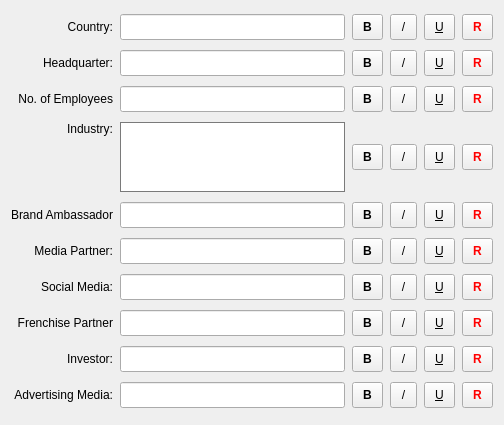
       <widget class="QWidget" name="scrollAreaWidgetContents_7">
        <property name="geometry">
         <rect>
          <x>0</x>
          <y>0</y>
          <width>504</width>
          <height>425</height>
         </rect>
        </property>
        <layout class="QGridLayout" name="gridLayout_9">
         <item row="0" column="0">
          <widget class="QWidget" name="widget_6" native="true">
           <property name="sizePolicy">
            <sizepolicy hsizetype="Ignored" vsizetype="Preferred">
             <horstretch>0</horstretch>
             <verstretch>0</verstretch>
            </sizepolicy>
           </property>
           <property name="contextMenuPolicy">
            <enum>Qt::NoContextMenu</enum>
           </property>
           <property name="acceptDrops">
            <bool>true</bool>
           </property>
           <property name="styleSheet">
            <string notr="true">font: 9pt &quot;MS Shell Dlg 2&quot;;


</string>
           </property>
           <layout class="QGridLayout" name="gridLayout_10">
            <property name="leftMargin">
             <number>0</number>
            </property>
            <property name="topMargin">
             <number>0</number>
            </property>
            <property name="rightMargin">
             <number>0</number>
            </property>
            <property name="bottomMargin">
             <number>0</number>
            </property>
            <property name="spacing">
             <number>7</number>
            </property>
            <item row="1" column="1">
             <widget class="QLineEdit" name="lineEdit_12">
              <property name="sizePolicy">
               <sizepolicy hsizetype="Expanding" vsizetype="Fixed">
                <horstretch>0</horstretch>
                <verstretch>0</verstretch>
               </sizepolicy>
              </property>
              <property name="maximumSize">
               <size>
                <width>260</width>
                <height>16777215</height>
               </size>
              </property>
              <property name="contextMenuPolicy">
               <enum>Qt::NoContextMenu</enum>
              </property>
              <property name="styleSheet">
               <string notr="true">padding:4px;</string>
              </property>
             </widget>
            </item>
            <item row="8" column="4">
             <widget class="QPushButton" name="pushButton_87">
              <property name="styleSheet">
               <string notr="true">padding:10px;
text-decoration: underline;
font: 75 8pt &quot;Arial&quot;;
padding-top:5px;
padding-bottom:5px;
</string>
              </property>
              <property name="text">
               <string>U</string>
              </property>
             </widget>
            </item>
            <item row="1" column="4">
             <widget class="QPushButton" name="pushButton_51">
              <property name="styleSheet">
               <string notr="true">padding:10px;
text-decoration: underline;
font: 75 8pt &quot;Arial&quot;;
padding-top:5px;
padding-bottom:5px;
</string>
              </property>
              <property name="text">
               <string>U</string>
              </property>
             </widget>
            </item>
            <item row="3" column="3">
             <widget class="QPushButton" name="pushButton_54">
              <property name="styleSheet">
               <string notr="true">padding:10px;

font: 8pt &quot;Arial&quot;;
padding-top:5px;
padding-bottom:5px;
</string>
              </property>
              <property name="text">
               <string>/</string>
              </property>
             </widget>
            </item>
            <item row="8" column="3">
             <widget class="QPushButton" name="pushButton_86">
              <property name="styleSheet">
               <string notr="true">padding:10px;

font: 8pt &quot;Arial&quot;;
padding-top:5px;
padding-bottom:5px;
</string>
              </property>
              <property name="text">
               <string>/</string>
              </property>
             </widget>
            </item>
            <item row="3" column="5">
             <widget class="QPushButton" name="pushButton_56">
              <property name="styleSheet">
               <string notr="true">padding:10px;
padding-top:5px;
padding-bottom:5px;
font-weight:bold;
color:red;</string>
              </property>
              <property name="text">
               <string>R</string>
              </property>
             </widget>
            </item>
            <item row="0" column="3">
             <widget class="QPushButton" name="pushButton_66">
              <property name="styleSheet">
               <string notr="true">padding:10px;

font: 8pt &quot;Arial&quot;;
padding-top:5px;
padding-bottom:5px;
</string>
              </property>
              <property name="text">
               <string>/</string>
              </property>
             </widget>
            </item>
            <item row="1" column="5">
             <widget class="QPushButton" name="pushButton_52">
              <property name="styleSheet">
               <string notr="true">padding:10px;
padding-top:5px;
padding-bottom:5px;
font-weight:bold;
color:red;</string>
              </property>
              <property name="text">
               <string>R</string>
              </property>
             </widget>
            </item>
            <item row="2" column="0">
             <widget class="QLabel" name="label_76">
              <property name="text">
               <string>No. of Employees</string>
              </property>
              <property name="alignment">
               <set>Qt::AlignRight|Qt::AlignTrailing|Qt::AlignVCenter</set>
              </property>
             </widget>
            </item>
            <item row="4" column="4">
             <widget class="QPushButton" name="pushButton_63">
              <property name="styleSheet">
               <string notr="true">padding:10px;
text-decoration: underline;
font: 75 8pt &quot;Arial&quot;;
padding-top:5px;
padding-bottom:5px;
</string>
              </property>
              <property name="text">
               <string>U</string>
              </property>
             </widget>
            </item>
            <item row="6" column="0">
             <widget class="QLabel" name="label_22">
              <property name="text">
               <string>Social Media:</string>
              </property>
              <property name="alignment">
               <set>Qt::AlignRight|Qt::AlignTrailing|Qt::AlignVCenter</set>
              </property>
             </widget>
            </item>
            <item row="5" column="3">
             <widget class="QPushButton" name="pushButton_70">
              <property name="styleSheet">
               <string notr="true">padding:10px;

font: 8pt &quot;Arial&quot;;
padding-top:5px;
padding-bottom:5px;
</string>
              </property>
              <property name="text">
               <string>/</string>
              </property>
             </widget>
            </item>
            <item row="3" column="2">
             <widget class="QPushButton" name="pushButton_53">
              <property name="styleSheet">
               <string notr="true">padding:10px;
font: 75 8pt &quot;Arial&quot;;
padding-top:5px;
padding-bottom:5px;
font-weight:bold;</string>
              </property>
              <property name="text">
               <string>B</string>
              </property>
             </widget>
            </item>
            <item row="8" column="5">
             <widget class="QPushButton" name="pushButton_88">
              <property name="styleSheet">
               <string notr="true">padding:10px;
padding-top:5px;
padding-bottom:5px;
font-weight:bold;
color:red;</string>
              </property>
              <property name="text">
               <string>R</string>
              </property>
             </widget>
            </item>
            <item row="7" column="3">
             <widget class="QPushButton" name="pushButton_78">
              <property name="styleSheet">
               <string notr="true">padding:10px;

font: 8pt &quot;Arial&quot;;
padding-top:5px;
padding-bottom:5px;
</string>
              </property>
              <property name="text">
               <string>/</string>
              </property>
             </widget>
            </item>
            <item row="9" column="1">
             <widget class="QLineEdit" name="lineEdit_20">
              <property name="maximumSize">
               <size>
                <width>260</width>
                <height>16777215</height>
               </size>
              </property>
              <property name="contextMenuPolicy">
               <enum>Qt::NoContextMenu</enum>
              </property>
              <property name="styleSheet">
               <string notr="true">padding:4px;</string>
              </property>
             </widget>
            </item>
            <item row="4" column="2">
             <widget class="QPushButton" name="pushButton_61">
              <property name="styleSheet">
               <string notr="true">padding:10px;
font: 75 8pt &quot;Arial&quot;;
padding-top:5px;
padding-bottom:5px;
font-weight:bold;</string>
              </property>
              <property name="text">
               <string>B</string>
              </property>
             </widget>
            </item>
            <item row="2" column="3">
             <widget class="QPushButton" name="pushButton_58">
              <property name="styleSheet">
               <string notr="true">padding:10px;

font: 8pt &quot;Arial&quot;;
padding-top:5px;
padding-bottom:5px;
</string>
              </property>
              <property name="text">
               <string>/</string>
              </property>
             </widget>
            </item>
            <item row="1" column="3">
             <widget class="QPushButton" name="pushButton_50">
              <property name="styleSheet">
               <string notr="true">padding:10px;

font: 8pt &quot;Arial&quot;;
padding-top:5px;
padding-bottom:5px;
</string>
              </property>
              <property name="text">
               <string>/</string>
              </property>
             </widget>
            </item>
            <item row="6" column="4">
             <widget class="QPushButton" name="pushButton_75">
              <property name="styleSheet">
               <string notr="true">padding:10px;
text-decoration: underline;
font: 75 8pt &quot;Arial&quot;;
padding-top:5px;
padding-bottom:5px;
</string>
              </property>
              <property name="text">
               <string>U</string>
              </property>
             </widget>
            </item>
            <item row="0" column="2">
             <widget class="QPushButton" name="pushButton_65">
              <property name="styleSheet">
               <string notr="true">padding:10px;
font: 75 8pt &quot;Arial&quot;;
padding-top:5px;
padding-bottom:5px;
font-weight:bold;</string>
              </property>
              <property name="text">
               <string>B</string>
              </property>
             </widget>
            </item>
            <item row="3" column="1">
             <widget class="QTextEdit" name="textEdit_2">
              <property name="sizePolicy">
               <sizepolicy hsizetype="Expanding" vsizetype="Fixed">
                <horstretch>0</horstretch>
                <verstretch>0</verstretch>
               </sizepolicy>
              </property>
              <property name="maximumSize">
               <size>
                <width>260</width>
                <height>70</height>
               </size>
              </property>
              <property name="contextMenuPolicy">
               <enum>Qt::NoContextMenu</enum>
              </property>
              <property name="styleSheet">
               <string notr="true">border: 1px solid ;
border-color: rgb(122, 122, 122);</string>
              </property>
              <property name="tabChangesFocus">
               <bool>true</bool>
              </property>
             </widget>
            </item>
            <item row="4" column="3">
             <widget class="QPushButton" name="pushButton_62">
              <property name="styleSheet">
               <string notr="true">padding:10px;

font: 8pt &quot;Arial&quot;;
padding-top:5px;
padding-bottom:5px;
</string>
              </property>
              <property name="text">
               <string>/</string>
              </property>
             </widget>
            </item>
            <item row="1" column="0">
             <widget class="QLabel" name="label_86">
              <property name="text">
               <string>Headquarter:</string>
              </property>
              <property name="alignment">
               <set>Qt::AlignRight|Qt::AlignTrailing|Qt::AlignVCenter</set>
              </property>
             </widget>
            </item>
            <item row="5" column="1">
             <widget class="QLineEdit" name="lineEdit_16">
              <property name="maximumSize">
               <size>
                <width>260</width>
                <height>16777215</height>
               </size>
              </property>
              <property name="contextMenuPolicy">
               <enum>Qt::NoContextMenu</enum>
              </property>
              <property name="styleSheet">
               <string notr="true">padding:4px;</string>
              </property>
             </widget>
            </item>
            <item row="4" column="5">
             <widget class="QPushButton" name="pushButton_64">
              <property name="styleSheet">
               <string notr="true">padding:10px;
padding-top:5px;
padding-bottom:5px;
font-weight:bold;
color:red;</string>
              </property>
              <property name="text">
               <string>R</string>
              </property>
             </widget>
            </item>
            <item row="1" column="2">
             <widget class="QPushButton" name="pushButton_49">
              <property name="styleSheet">
               <string notr="true">padding:10px;
font: 75 8pt &quot;Arial&quot;;
padding-top:5px;
padding-bottom:5px;
font-weight:bold;</string>
              </property>
              <property name="text">
               <string>B</string>
              </property>
             </widget>
            </item>
            <item row="8" column="0">
             <widget class="QLabel" name="label_48">
              <property name="text">
               <string>Investor:</string>
              </property>
              <property name="alignment">
               <set>Qt::AlignRight|Qt::AlignTrailing|Qt::AlignVCenter</set>
              </property>
             </widget>
            </item>
            <item row="5" column="4">
             <widget class="QPushButton" name="pushButton_71">
              <property name="styleSheet">
               <string notr="true">padding:10px;
text-decoration: underline;
font: 75 8pt &quot;Arial&quot;;
padding-top:5px;
padding-bottom:5px;
</string>
              </property>
              <property name="text">
               <string>U</string>
              </property>
             </widget>
            </item>
            <item row="6" column="2">
             <widget class="QPushButton" name="pushButton_73">
              <property name="styleSheet">
               <string notr="true">padding:10px;
font: 75 8pt &quot;Arial&quot;;
padding-top:5px;
padding-bottom:5px;
font-weight:bold;</string>
              </property>
              <property name="text">
               <string>B</string>
              </property>
             </widget>
            </item>
            <item row="7" column="4">
             <widget class="QPushButton" name="pushButton_79">
              <property name="styleSheet">
               <string notr="true">padding:10px;
text-decoration: underline;
font: 75 8pt &quot;Arial&quot;;
padding-top:5px;
padding-bottom:5px;
</string>
              </property>
              <property name="text">
               <string>U</string>
              </property>
             </widget>
            </item>
            <item row="2" column="5">
             <widget class="QPushButton" name="pushButton_60">
              <property name="styleSheet">
               <string notr="true">padding:10px;
padding-top:5px;
padding-bottom:5px;
font-weight:bold;
color:red;</string>
              </property>
              <property name="text">
               <string>R</string>
              </property>
             </widget>
            </item>
            <item row="0" column="1">
             <widget class="QLineEdit" name="lineEdit_15">
              <property name="sizePolicy">
               <sizepolicy hsizetype="Expanding" vsizetype="Fixed">
                <horstretch>0</horstretch>
                <verstretch>0</verstretch>
               </sizepolicy>
              </property>
              <property name="maximumSize">
               <size>
                <width>260</width>
                <height>16777215</height>
               </size>
              </property>
              <property name="contextMenuPolicy">
               <enum>Qt::NoContextMenu</enum>
              </property>
              <property name="styleSheet">
               <string notr="true">padding:4px;</string>
              </property>
             </widget>
            </item>
            <item row="7" column="2">
             <widget class="QPushButton" name="pushButton_77">
              <property name="styleSheet">
               <string notr="true">padding:10px;
font: 75 8pt &quot;Arial&quot;;
padding-top:5px;
padding-bottom:5px;
font-weight:bold;</string>
              </property>
              <property name="text">
               <string>B</string>
              </property>
             </widget>
            </item>
            <item row="8" column="2">
             <widget class="QPushButton" name="pushButton_85">
              <property name="styleSheet">
               <string notr="true">padding:10px;
font: 75 8pt &quot;Arial&quot;;
padding-top:5px;
padding-bottom:5px;
font-weight:bold;</string>
              </property>
              <property name="text">
               <string>B</string>
              </property>
             </widget>
            </item>
            <item row="2" column="4">
             <widget class="QPushButton" name="pushButton_59">
              <property name="styleSheet">
               <string notr="true">padding:10px;
text-decoration: underline;
font: 75 8pt &quot;Arial&quot;;
padding-top:5px;
padding-bottom:5px;
</string>
              </property>
              <property name="text">
               <string>U</string>
              </property>
             </widget>
            </item>
            <item row="8" column="1">
             <widget class="QLineEdit" name="lineEdit_19">
              <property name="maximumSize">
               <size>
                <width>260</width>
                <height>16777215</height>
               </size>
              </property>
              <property name="contextMenuPolicy">
               <enum>Qt::NoContextMenu</enum>
              </property>
              <property name="styleSheet">
               <string notr="true">padding:4px;</string>
              </property>
             </widget>
            </item>
            <item row="5" column="2">
             <widget class="QPushButton" name="pushButton_69">
              <property name="styleSheet">
               <string notr="true">padding:10px;
font: 75 8pt &quot;Arial&quot;;
padding-top:5px;
padding-bottom:5px;
font-weight:bold;</string>
              </property>
              <property name="text">
               <string>B</string>
              </property>
             </widget>
            </item>
            <item row="0" column="0">
             <widget class="QLabel" name="label_84">
              <property name="text">
               <string>Country:</string>
              </property>
              <property name="alignment">
               <set>Qt::AlignRight|Qt::AlignTrailing|Qt::AlignVCenter</set>
              </property>
             </widget>
            </item>
            <item row="0" column="4">
             <widget class="QPushButton" name="pushButton_67">
              <property name="styleSheet">
               <string notr="true">padding:10px;
text-decoration: underline;
font: 75 8pt &quot;Arial&quot;;
padding-top:5px;
padding-bottom:5px;
</string>
              </property>
              <property name="text">
               <string>U</string>
              </property>
             </widget>
            </item>
            <item row="6" column="3">
             <widget class="QPushButton" name="pushButton_74">
              <property name="styleSheet">
               <string notr="true">padding:10px;

font: 8pt &quot;Arial&quot;;
padding-top:5px;
padding-bottom:5px;
</string>
              </property>
              <property name="text">
               <string>/</string>
              </property>
             </widget>
            </item>
            <item row="4" column="0">
             <widget class="QLabel" name="label_74">
              <property name="text">
               <string>Brand Ambassador</string>
              </property>
              <property name="alignment">
               <set>Qt::AlignRight|Qt::AlignTrailing|Qt::AlignVCenter</set>
              </property>
             </widget>
            </item>
            <item row="7" column="5">
             <widget class="QPushButton" name="pushButton_80">
              <property name="styleSheet">
               <string notr="true">padding:10px;
padding-top:5px;
padding-bottom:5px;
font-weight:bold;
color:red;</string>
              </property>
              <property name="text">
               <string>R</string>
              </property>
             </widget>
            </item>
            <item row="0" column="5">
             <widget class="QPushButton" name="pushButton_68">
              <property name="styleSheet">
               <string notr="true">padding:10px;
padding-top:5px;
padding-bottom:5px;
font-weight:bold;
color:red;</string>
              </property>
              <property name="text">
               <string>R</string>
              </property>
             </widget>
            </item>
            <item row="9" column="0">
             <widget class="QLabel" name="label_36">
              <property name="text">
               <string>Advertising Media:</string>
              </property>
              <property name="alignment">
               <set>Qt::AlignRight|Qt::AlignTrailing|Qt::AlignVCenter</set>
              </property>
             </widget>
            </item>
            <item row="7" column="1">
             <widget class="QLineEdit" name="lineEdit_18">
              <property name="maximumSize">
               <size>
                <width>260</width>
                <height>16777215</height>
               </size>
              </property>
              <property name="contextMenuPolicy">
               <enum>Qt::NoContextMenu</enum>
              </property>
              <property name="styleSheet">
               <string notr="true">padding:4px;</string>
              </property>
             </widget>
            </item>
            <item row="9" column="4">
             <widget class="QPushButton" name="pushButton_91">
              <property name="styleSheet">
               <string notr="true">padding:10px;
text-decoration: underline;
font: 75 8pt &quot;Arial&quot;;
padding-top:5px;
padding-bottom:5px;
</string>
              </property>
              <property name="text">
               <string>U</string>
              </property>
             </widget>
            </item>
            <item row="3" column="0" alignment="Qt::AlignTop">
             <widget class="QLabel" name="label_80">
              <property name="text">
               <string>Industry:</string>
              </property>
              <property name="alignment">
               <set>Qt::AlignRight|Qt::AlignTrailing|Qt::AlignVCenter</set>
              </property>
             </widget>
            </item>
            <item row="6" column="1">
             <widget class="QLineEdit" name="lineEdit_17">
              <property name="maximumSize">
               <size>
                <width>260</width>
                <height>16777215</height>
               </size>
              </property>
              <property name="contextMenuPolicy">
               <enum>Qt::NoContextMenu</enum>
              </property>
              <property name="styleSheet">
               <string notr="true">padding:4px;</string>
              </property>
             </widget>
            </item>
            <item row="7" column="0">
             <widget class="QLabel" name="label_40">
              <property name="text">
               <string> Frenchise Partner</string>
              </property>
              <property name="alignment">
               <set>Qt::AlignRight|Qt::AlignTrailing|Qt::AlignVCenter</set>
              </property>
             </widget>
            </item>
            <item row="4" column="1">
             <widget class="QLineEdit" name="lineEdit_14">
              <property name="maximumSize">
               <size>
                <width>260</width>
                <height>16777215</height>
               </size>
              </property>
              <property name="contextMenuPolicy">
               <enum>Qt::NoContextMenu</enum>
              </property>
              <property name="styleSheet">
               <string notr="true">padding:4px;</string>
              </property>
             </widget>
            </item>
            <item row="5" column="0">
             <widget class="QLabel" name="label_46">
              <property name="text">
               <string>     Media Partner:</string>
              </property>
              <property name="alignment">
               <set>Qt::AlignRight|Qt::AlignTrailing|Qt::AlignVCenter</set>
              </property>
             </widget>
            </item>
            <item row="9" column="5">
             <widget class="QPushButton" name="pushButton_92">
              <property name="styleSheet">
               <string notr="true">padding:10px;
padding-top:5px;
padding-bottom:5px;
font-weight:bold;
color:red;</string>
              </property>
              <property name="text">
               <string>R</string>
              </property>
             </widget>
            </item>
            <item row="6" column="5">
             <widget class="QPushButton" name="pushButton_76">
              <property name="styleSheet">
               <string notr="true">padding:10px;
padding-top:5px;
padding-bottom:5px;
font-weight:bold;
color:red;</string>
              </property>
              <property name="text">
               <string>R</string>
              </property>
             </widget>
            </item>
            <item row="2" column="2">
             <widget class="QPushButton" name="pushButton_57">
              <property name="styleSheet">
               <string notr="true">padding:10px;
font: 75 8pt &quot;Arial&quot;;
padding-top:5px;
padding-bottom:5px;
font-weight:bold;</string>
              </property>
              <property name="text">
               <string>B</string>
              </property>
             </widget>
            </item>
            <item row="2" column="1">
             <widget class="QLineEdit" name="lineEdit_13">
              <property name="sizePolicy">
               <sizepolicy hsizetype="Expanding" vsizetype="Fixed">
                <horstretch>0</horstretch>
                <verstretch>0</verstretch>
               </sizepolicy>
              </property>
              <property name="maximumSize">
               <size>
                <width>260</width>
                <height>16777215</height>
               </size>
              </property>
              <property name="contextMenuPolicy">
               <enum>Qt::NoContextMenu</enum>
              </property>
              <property name="styleSheet">
               <string notr="true">padding:4px;</string>
              </property>
             </widget>
            </item>
            <item row="3" column="4">
             <widget class="QPushButton" name="pushButton_55">
              <property name="styleSheet">
               <string notr="true">padding:10px;
text-decoration: underline;
font: 75 8pt &quot;Arial&quot;;
padding-top:5px;
padding-bottom:5px;
</string>
              </property>
              <property name="text">
               <string>U</string>
              </property>
             </widget>
            </item>
            <item row="9" column="3">
             <widget class="QPushButton" name="pushButton_90">
              <property name="styleSheet">
               <string notr="true">padding:10px;

font: 8pt &quot;Arial&quot;;
padding-top:5px;
padding-bottom:5px;
</string>
              </property>
              <property name="text">
               <string>/</string>
              </property>
             </widget>
            </item>
            <item row="5" column="5">
             <widget class="QPushButton" name="pushButton_72">
              <property name="styleSheet">
               <string notr="true">padding:10px;
padding-top:5px;
padding-bottom:5px;
font-weight:bold;
color:red;</string>
              </property>
              <property name="text">
               <string>R</string>
              </property>
             </widget>
            </item>
            <item row="9" column="2">
             <widget class="QPushButton" name="pushButton_89">
              <property name="styleSheet">
               <string notr="true">padding:10px;
font: 75 8pt &quot;Arial&quot;;
padding-top:5px;
padding-bottom:5px;
font-weight:bold;</string>
              </property>
              <property name="text">
               <string>B</string>
              </property>
             </widget>
            </item>
           </layout>
          </widget>
         </item>
        </layout>
       </widget>
